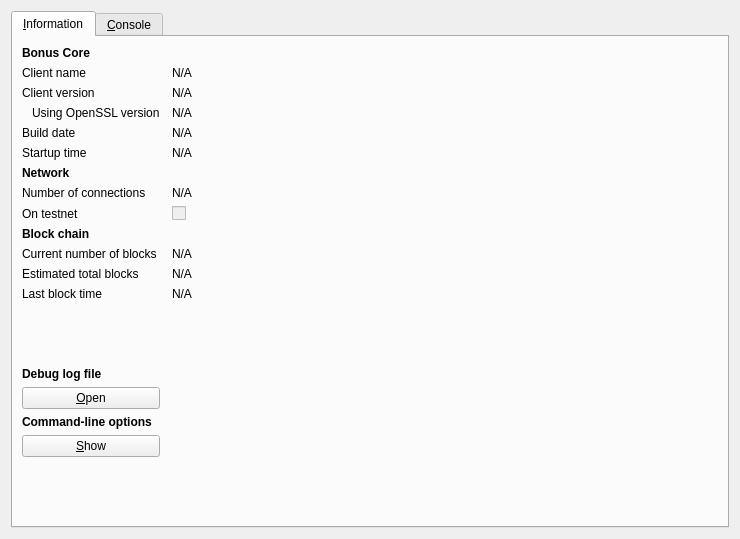
<?xml version="1.0" encoding="UTF-8"?>
<ui version="4.0">
 <class>RPCConsole</class>
 <widget class="QDialog" name="RPCConsole">
  <property name="geometry">
   <rect>
    <x>0</x>
    <y>0</y>
    <width>740</width>
    <height>539</height>
   </rect>
  </property>
  <property name="windowTitle">
   <string>Bonus - Debug window</string>
  </property>
  <layout class="QVBoxLayout" name="verticalLayout_2">
   <item>
    <widget class="QTabWidget" name="tabWidget">
     <property name="currentIndex">
      <number>0</number>
     </property>
     <widget class="QWidget" name="tab_info">
      <attribute name="title">
       <string>&amp;Information</string>
      </attribute>
      <layout class="QGridLayout" name="gridLayout" columnstretch="0,1">
       <property name="horizontalSpacing">
        <number>12</number>
       </property>
       <item row="0" column="0">
        <widget class="QLabel" name="label_9">
         <property name="font">
          <font>
           <weight>75</weight>
           <bold>true</bold>
          </font>
         </property>
         <property name="text">
          <string>Bonus Core</string>
         </property>
        </widget>
       </item>
       <item row="1" column="0">
        <widget class="QLabel" name="label_5">
         <property name="text">
          <string>Client name</string>
         </property>
        </widget>
       </item>
       <item row="1" column="1">
        <widget class="QLabel" name="clientName">
         <property name="cursor">
          <cursorShape>IBeamCursor</cursorShape>
         </property>
         <property name="text">
          <string>N/A</string>
         </property>
         <property name="textFormat">
          <enum>Qt::PlainText</enum>
         </property>
         <property name="textInteractionFlags">
          <set>Qt::LinksAccessibleByMouse|Qt::TextSelectableByKeyboard|Qt::TextSelectableByMouse</set>
         </property>
        </widget>
       </item>
       <item row="2" column="0">
        <widget class="QLabel" name="label_6">
         <property name="text">
          <string>Client version</string>
         </property>
        </widget>
       </item>
       <item row="2" column="1">
        <widget class="QLabel" name="clientVersion">
         <property name="cursor">
          <cursorShape>IBeamCursor</cursorShape>
         </property>
         <property name="text">
          <string>N/A</string>
         </property>
         <property name="textFormat">
          <enum>Qt::PlainText</enum>
         </property>
         <property name="textInteractionFlags">
          <set>Qt::LinksAccessibleByMouse|Qt::TextSelectableByKeyboard|Qt::TextSelectableByMouse</set>
         </property>
        </widget>
       </item>
       <item row="3" column="0">
        <widget class="QLabel" name="label_14">
         <property name="text">
          <string>Using OpenSSL version</string>
         </property>
         <property name="indent">
          <number>10</number>
         </property>
        </widget>
       </item>
       <item row="3" column="1">
        <widget class="QLabel" name="openSSLVersion">
         <property name="cursor">
          <cursorShape>IBeamCursor</cursorShape>
         </property>
         <property name="text">
          <string>N/A</string>
         </property>
         <property name="textFormat">
          <enum>Qt::PlainText</enum>
         </property>
         <property name="textInteractionFlags">
          <set>Qt::LinksAccessibleByMouse|Qt::TextSelectableByKeyboard|Qt::TextSelectableByMouse</set>
         </property>
        </widget>
       </item>
       <item row="4" column="0">
        <widget class="QLabel" name="label_12">
         <property name="text">
          <string>Build date</string>
         </property>
        </widget>
       </item>
       <item row="4" column="1">
        <widget class="QLabel" name="buildDate">
         <property name="cursor">
          <cursorShape>IBeamCursor</cursorShape>
         </property>
         <property name="text">
          <string>N/A</string>
         </property>
         <property name="textFormat">
          <enum>Qt::PlainText</enum>
         </property>
         <property name="textInteractionFlags">
          <set>Qt::LinksAccessibleByMouse|Qt::TextSelectableByKeyboard|Qt::TextSelectableByMouse</set>
         </property>
        </widget>
       </item>
       <item row="5" column="0">
        <widget class="QLabel" name="label_13">
         <property name="text">
          <string>Startup time</string>
         </property>
        </widget>
       </item>
       <item row="5" column="1">
        <widget class="QLabel" name="startupTime">
         <property name="cursor">
          <cursorShape>IBeamCursor</cursorShape>
         </property>
         <property name="text">
          <string>N/A</string>
         </property>
         <property name="textFormat">
          <enum>Qt::PlainText</enum>
         </property>
         <property name="textInteractionFlags">
          <set>Qt::LinksAccessibleByMouse|Qt::TextSelectableByKeyboard|Qt::TextSelectableByMouse</set>
         </property>
        </widget>
       </item>
       <item row="6" column="0">
        <widget class="QLabel" name="label_11">
         <property name="font">
          <font>
           <weight>75</weight>
           <bold>true</bold>
          </font>
         </property>
         <property name="text">
          <string>Network</string>
         </property>
        </widget>
       </item>
       <item row="7" column="0">
        <widget class="QLabel" name="label_7">
         <property name="text">
          <string>Number of connections</string>
         </property>
        </widget>
       </item>
       <item row="7" column="1">
        <widget class="QLabel" name="numberOfConnections">
         <property name="cursor">
          <cursorShape>IBeamCursor</cursorShape>
         </property>
         <property name="text">
          <string>N/A</string>
         </property>
         <property name="textFormat">
          <enum>Qt::PlainText</enum>
         </property>
         <property name="textInteractionFlags">
          <set>Qt::LinksAccessibleByMouse|Qt::TextSelectableByKeyboard|Qt::TextSelectableByMouse</set>
         </property>
        </widget>
       </item>
       <item row="8" column="0">
        <widget class="QLabel" name="label_8">
         <property name="text">
          <string>On testnet</string>
         </property>
        </widget>
       </item>
       <item row="8" column="1">
        <widget class="QCheckBox" name="isTestNet">
         <property name="enabled">
          <bool>false</bool>
         </property>
         <property name="text">
          <string/>
         </property>
        </widget>
       </item>
       <item row="9" column="0">
        <widget class="QLabel" name="label_10">
         <property name="font">
          <font>
           <weight>75</weight>
           <bold>true</bold>
          </font>
         </property>
         <property name="text">
          <string>Block chain</string>
         </property>
        </widget>
       </item>
       <item row="10" column="0">
        <widget class="QLabel" name="label_3">
         <property name="text">
          <string>Current number of blocks</string>
         </property>
        </widget>
       </item>
       <item row="10" column="1">
        <widget class="QLabel" name="numberOfBlocks">
         <property name="cursor">
          <cursorShape>IBeamCursor</cursorShape>
         </property>
         <property name="text">
          <string>N/A</string>
         </property>
         <property name="textFormat">
          <enum>Qt::PlainText</enum>
         </property>
         <property name="textInteractionFlags">
          <set>Qt::LinksAccessibleByMouse|Qt::TextSelectableByKeyboard|Qt::TextSelectableByMouse</set>
         </property>
        </widget>
       </item>
       <item row="11" column="0">
        <widget class="QLabel" name="label_4">
         <property name="text">
          <string>Estimated total blocks</string>
         </property>
        </widget>
       </item>
       <item row="11" column="1">
        <widget class="QLabel" name="totalBlocks">
         <property name="cursor">
          <cursorShape>IBeamCursor</cursorShape>
         </property>
         <property name="text">
          <string>N/A</string>
         </property>
         <property name="textFormat">
          <enum>Qt::PlainText</enum>
         </property>
         <property name="textInteractionFlags">
          <set>Qt::LinksAccessibleByMouse|Qt::TextSelectableByKeyboard|Qt::TextSelectableByMouse</set>
         </property>
        </widget>
       </item>
       <item row="12" column="0">
        <widget class="QLabel" name="label_2">
         <property name="text">
          <string>Last block time</string>
         </property>
        </widget>
       </item>
       <item row="12" column="1">
        <widget class="QLabel" name="lastBlockTime">
         <property name="cursor">
          <cursorShape>IBeamCursor</cursorShape>
         </property>
         <property name="text">
          <string>N/A</string>
         </property>
         <property name="textFormat">
          <enum>Qt::PlainText</enum>
         </property>
         <property name="textInteractionFlags">
          <set>Qt::LinksAccessibleByMouse|Qt::TextSelectableByKeyboard|Qt::TextSelectableByMouse</set>
         </property>
        </widget>
       </item>
       <item row="13" column="0">
        <spacer name="verticalSpacer_2">
         <property name="orientation">
          <enum>Qt::Vertical</enum>
         </property>
         <property name="sizeHint" stdset="0">
          <size>
           <width>20</width>
           <height>20</height>
          </size>
         </property>
        </spacer>
       </item>
       <item row="14" column="0">
        <widget class="QLabel" name="labelDebugLogfile">
         <property name="font">
          <font>
           <weight>75</weight>
           <bold>true</bold>
          </font>
         </property>
         <property name="text">
          <string>Debug log file</string>
         </property>
        </widget>
       </item>
       <item row="15" column="0">
        <widget class="QPushButton" name="openDebugLogfileButton">
         <property name="toolTip">
          <string>Open the Bonus debug log file from the current data directory. This can take a few seconds for large log files.</string>
         </property>
         <property name="text">
          <string>&amp;Open</string>
         </property>
         <property name="autoDefault">
          <bool>false</bool>
         </property>
        </widget>
       </item>
       <item row="16" column="0">
        <widget class="QLabel" name="labelCLOptions">
         <property name="font">
          <font>
           <weight>75</weight>
           <bold>true</bold>
          </font>
         </property>
         <property name="text">
          <string>Command-line options</string>
         </property>
        </widget>
       </item>
       <item row="17" column="0">
        <widget class="QPushButton" name="showCLOptionsButton">
         <property name="toolTip">
          <string>Show the Bonus-Qt help message to get a list with possible Bonus command-line options.</string>
         </property>
         <property name="text">
          <string>&amp;Show</string>
         </property>
         <property name="autoDefault">
          <bool>false</bool>
         </property>
        </widget>
       </item>
       <item row="18" column="0">
        <spacer name="verticalSpacer">
         <property name="orientation">
          <enum>Qt::Vertical</enum>
         </property>
         <property name="sizeHint" stdset="0">
          <size>
           <width>20</width>
           <height>40</height>
          </size>
         </property>
        </spacer>
       </item>
      </layout>
     </widget>
     <widget class="QWidget" name="tab_console">
      <attribute name="title">
       <string>&amp;Console</string>
      </attribute>
      <layout class="QVBoxLayout" name="verticalLayout_3">
       <property name="spacing">
        <number>3</number>
       </property>
       <item>
        <widget class="QTextEdit" name="messagesWidget">
         <property name="minimumSize">
          <size>
           <width>0</width>
           <height>100</height>
          </size>
         </property>
         <property name="readOnly">
          <bool>true</bool>
         </property>
         <property name="tabKeyNavigation" stdset="0">
          <bool>false</bool>
         </property>
         <property name="columnCount" stdset="0">
          <number>2</number>
         </property>
        </widget>
       </item>
       <item>
        <layout class="QHBoxLayout" name="horizontalLayout">
         <property name="spacing">
          <number>3</number>
         </property>
         <item>
          <widget class="QLabel" name="label">
           <property name="text">
            <string notr="true">&gt;</string>
           </property>
          </widget>
         </item>
         <item>
          <widget class="QLineEdit" name="lineEdit"/>
         </item>
         <item>
          <widget class="QPushButton" name="clearButton">
           <property name="maximumSize">
            <size>
             <width>24</width>
             <height>24</height>
            </size>
           </property>
           <property name="toolTip">
            <string>Clear console</string>
           </property>
           <property name="text">
            <string/>
           </property>
           <property name="icon">
            <iconset resource="../bitcoin.qrc">
             <normaloff>:/icons/remove</normaloff>:/icons/remove</iconset>
           </property>
           <property name="shortcut">
            <string notr="true">Ctrl+L</string>
           </property>
           <property name="autoDefault">
            <bool>false</bool>
           </property>
          </widget>
         </item>
        </layout>
       </item>
      </layout>
     </widget>
    </widget>
   </item>
  </layout>
 </widget>
 <resources>
  <include location="../bitcoin.qrc"/>
 </resources>
 <connections/>
</ui>
